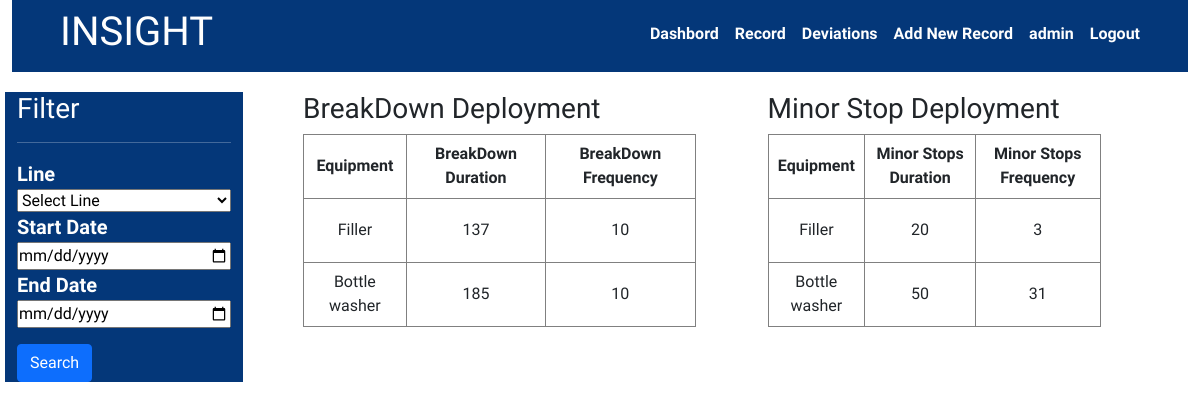
The app's page /insight/deviation/deployment (signed in) with its own data.
### accounts/models.py (models this page shows, shortened)
class AccountsUser(AbstractBaseUser,PermissionsMixin):
    email =models.EmailField(unique=True)
    sap_no =models.PositiveIntegerField()
    user_name =models.CharField(max_length=20)
    first_name =models.CharField(max_length=50,blank=True)
    last_name =models.CharField(max_length=50,blank=True)
    is_active =models.BooleanField(default=False)
    is_staff =models.BooleanField(default=False)
    created_on =models.DateTimeField(auto_now_add=True)
    objects = CustomAccountManager()
    USERNAME_FIELD ='email'
    REQUIRED_FIELDS = ['user_name','sap_no','first_name','last_name']

### insight/models.py (models this page shows)
class Equipment(models.Model):
    name = models.CharField(max_length=100,choices=choices.equipment_choices)
    def __str__(self):
        return self.name

### insight/views.py (the view)
# urls.py: path('deviation/deployment',DeviationDeploymentView,name='dev-dashboard')
@login_required(login_url='/accounts/login')
def DeviationDeploymentView(request):
    equipments =Equipment.objects.all()
    print('all',len(equipments))
    function_failures =FunctionFailure.objects.all()
    failure_modes =FailureMode.objects.all()
    lines =Line.objects.all()
    line= request.GET.get('line')
    function_failures =FunctionFailure.objects.all()
    start_date=request.GET.get('start-date')
    end_date=request.GET.get('end-date')
    if line !='' and line is not None:
        equipments= equipments.filter(deviation__insight__line__id=line)
    if start_date !='' and start_date is not None:
        equipments =equipments.filter(deviation__insight__production_date__gte= start_date)
    if end_date !='' and start_date is not None:
        equipments =equipments.filter(deviation__insight__production_date__lte= end_date)
    bddeployments=equipments.filter(deviation__category=1).annotate(duration=Sum('deviation__duration',distinct=True),frequency=Sum('deviation__frequency',distinct=True))
    msdeployments=equipments.filter(deviation__category=2).annotate(duration=Sum('deviation__duration',distinct=True),frequency=Sum('deviation__frequency',distinct=True))
    context={
        'lines':lines,
        'msdeployments':msdeployments,
        'bddeployments':bddeployments
    }
    return render(request,'insight/deployment-dashboard.html',context)

### insight/models.py (called while the page is built)
    def __str__(self):
        return self.name

### insight/templates/insight/deployment-dashboard.html
{% extends 'base.html' %}{% block content %} {% include 'navbar.html' %}
<div class="deviation">
  <div class="row">
    <div class="col-3 content-sidebar" style="width: 20%">
      <h3>Filter</h3>
      <hr />
      {% include 'insight/dev-deployment-filter.html' %}
    </div>
    <div class="col-4 content-table k-table mx-5" style="width: 35%">
      <h3>BreakDown Deployment</h3>
      <table>
        <thead>
          <tr>
            <th>Equipment</th>
            <th>BreakDown Duration</th>
            <th>BreakDown Frequency</th>
          </tr>
        </thead>
        <tbody>
          {% for bd in bddeployments %}
          <tr>
            <td>{{bd}}</td>
            <td>{{bd.duration}}</td>
            <td>{{bd.frequency}}</td>
          </tr>
          {% endfor %}
        </tbody>
      </table>
    </div>
    <div class="col-4 content-table k-table " style="width: 30%">
      <h3>Minor Stop Deployment</h3>
      <div>
        <table>
          <thead>
            <tr>
              <th>Equipment</th>
              <th>Minor Stops Duration</th>
              <th>Minor Stops Frequency</th>
            </tr>
          </thead>
          <tbody>
            {% for ms in msdeployments %}
            <tr>
              <td>{{ms}}</td>
              <td>{{ms.duration}}</td>
              <td>{{ms.frequency}}</td>
            </tr>
            {% endfor %}
          </tbody>
        </table>
      </div>
    </div>
  </div>
</div>
{% endblock content %}

### templates/navbar.html (shortened to what this page needs)
<header class="navbar navbar-light" style="background-color: var(--nav)">
  <div class="logo px-5">
    <h1><a href="#">INSIGHT</a></h1>
  </div>
  {% if user.is_authenticated %}
  <nav class="nav nav-masthead justify-content-end float-md-end px-5">
    <a class="nav-link" href="{% url 'dashboard' %}">Dashbord</a>
    <a class="nav-link" href="{% url 'list-data' %}">Record</a>
        <a class="nav-link" href="{% url 'list-deviation' %}">Deviations</a>
    <a class="nav-link" href="{% url 'create-data' %}">Add New Record</a>
    <a class="nav-link" href="#"> {{user.user_name}}</a>
    <a class="nav-link" href="{% url 'logout' %}">Logout</a>
  </nav>
  {% endif %}
</header>

### static/css/style.css (style rules this page uses)
:root { --nav: #043779; --content: #ffffff; --textcontent: #fefefe; --bs-blue: #0d6efd; --bs-indigo: #6610f2; --bs-purple: #6f42c1; --bs-pink: #d63384; --bs-red: #dc3545; --bs-orange: #fd7e14; --bs-yellow: #ffc107; --bs-green: #198754; --bs-teal: #20c997; --bs-cyan: #0dcaf0; --bs-white: #fff; --bs-gray: #6c757d; --bs-gray-dark: #343a40; --bs-primary: #0d6efd; --bs-secondary: #6c757d; --bs-success: #198754; --bs-info: #0dcaf0; --bs-warning: #ffc107; --bs-danger: #dc3545; --bs-light: #f8f9fa; --bs-dark: #212529; --bs-font-sans-serif: system-ui, -apple-system, "Segoe UI", Roboto, "Helvetica Neue", Arial, "Noto Sans", "Liberation Sans", sans-serif, "Apple Color Emoji", "Segoe UI Emoji", "Segoe UI Symbol", "Noto Color Emoji"; --bs-font-monospace: SFMono-Regular, Menlo, Monaco, Consolas, "Liberation Mono", "Courier New", monospace; --bs-gradient: linear-gradient( 180deg, rgba(255, 255, 255, 0.15), rgba(255, 255, 255, 0) ); }
* { padding: 0; margin: 0; box-sizing: border-box; }
a { text-decoration: none; color: var(--textcontent); }
body { font-family: "Source Sans Pro", sans-serif; }
.nav-masthead .nav-link { padding: 0.25rem 0; font-weight: 700; color: var(--textcontent); background-color: transparent; border-bottom: 0.25rem solid transparent; }
.nav-masthead .nav-link + .nav-link { margin-left: 1rem; }
.navbar { display: flex; justify-content: space-between; }
.deviation { margin: 20px 5px 5px 5px; }
.content-sidebar { background-color: var(--nav); color: var(--textcontent); }
.k-table table, td, th { border: 1px solid gray; border-collapse: collapse; text-align: center; height: 4em; padding: 5px; }

### records on screen
AccountsUser: user_name "admin"
Equipment: name "Filler", duration "137", frequency "10", duration "20", frequency "3"
Equipment: name "Bottle washer", duration "185", frequency "10", duration "50", frequency "31"
